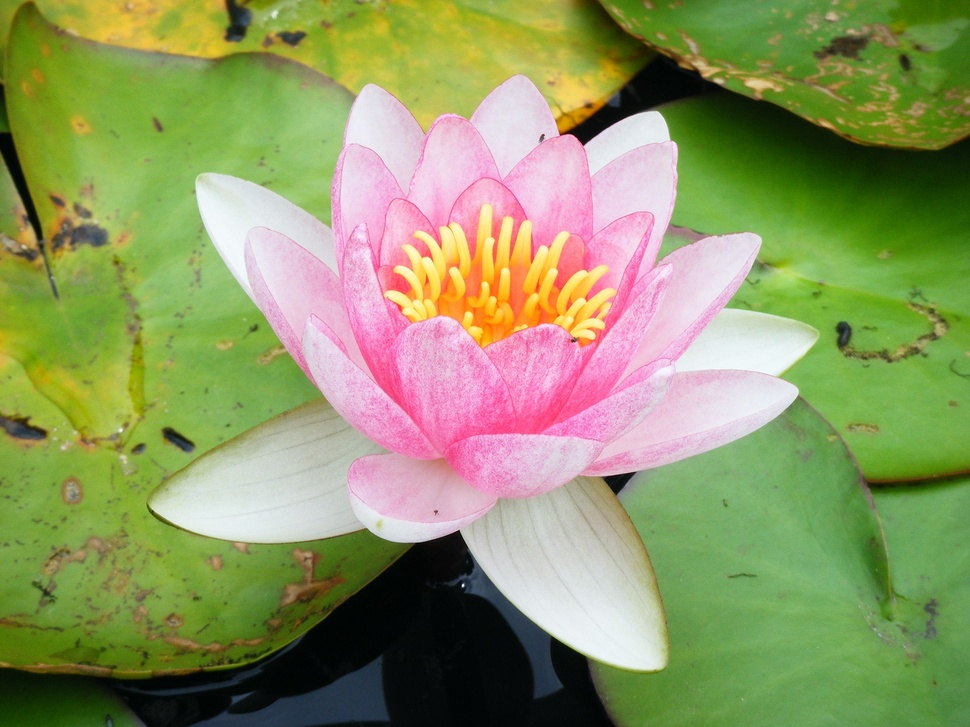
//> input picture FingerPrint/lotus.jpg, 970 x 727 px, shrunk from 2560 x 1920 before the run
$ ./FingerPrint   (built with g++ and OpenCV 4)
//> lines starting //> are read from the running program, lines starting //| are printed output that depends on the picture
### FingerPrint/Normalization.h
#ifndef NORMALIZATION_H
#define NORMALIZATION_H

#pragma once
#include <cmath>
#include <cstdint>
#include <iostream>
#include <opencv2/core/mat.hpp>

uint8_t normalize_pixel(uint8_t, double, double, double, double);
cv::Mat normalize(cv::Mat, double, double);
double meanOfImg(cv::Mat);
double stdOfImg(cv::Mat);

#endif // NORMALIZATION_H

### FingerPrint/Normalization.cpp
#include "Normalization.h"

uint8_t normalize_pixel(uint8_t x, double v0, double v, double m, double m0)
{
	uint8_t dev_coeff = (uint8_t) sqrt((v0 * (pow((uint8_t)(x - m), 2))) / v);
	if (x > m)
	{
		return m0 + dev_coeff;
	}
	return m0 - dev_coeff;

}

cv::Mat normalize(cv::Mat image, double m0, double v0)
{
	double m = meanOfImg(image);
	double v = pow(stdOfImg(image), 2);
	int row = image.rows;
	int col = image.cols;
	cv::Mat normalized;
	image.copyTo(normalized);
	for (int i = 0; i < row; i++) {
		for (int j = 0; j < col; j++) {
			normalized.at<uint8_t>(i, j) = normalize_pixel(image.at<uint8_t>(i, j), v0, v, m, m0);
		}
	}
	return normalized;
}

double meanOfImg(cv::Mat image)
{
	double result = 0.0;
	for (int i = 0; i < image.rows; i++) {
		for (int j = 0; j < image.cols; j++) {
			result += image.at<uint8_t>(i, j);
		}
	}
	result = (result / (image.cols * image.rows));
	return result;
}

double stdOfImg(cv::Mat image)
{
	double result = 0.0;
	double mean = meanOfImg(image);
	for (int i = 0; i < image.rows; i++) {
		for (int j = 0; j < image.cols; j++) {
			result += pow(image.at<uint8_t>(i, j) - mean, 2);
		}
	}
	return (double)sqrt(result / (image.rows * image.cols - 1));
}

### FingerPrint/FingerPrint.cpp
#include <opencv2/dnn.hpp>
#include <opencv2/imgproc.hpp>
#include <opencv2/highgui.hpp>
#include <opencv2/core/cuda.hpp>

#include <iostream>

#include "Normalization.h"


int main() {


	cv::Mat image = cv::imread("lotus.jpg");
//> image is the input picture: 727 rows x 970 cols, CV_8UC3; mean B, G, R 98.8, 150.8, 141.9
	if (image.empty()) {
		return -1;
	}

	cv::Mat gray_image;
	cvtColor(image, gray_image,cv::COLOR_BGR2GRAY);
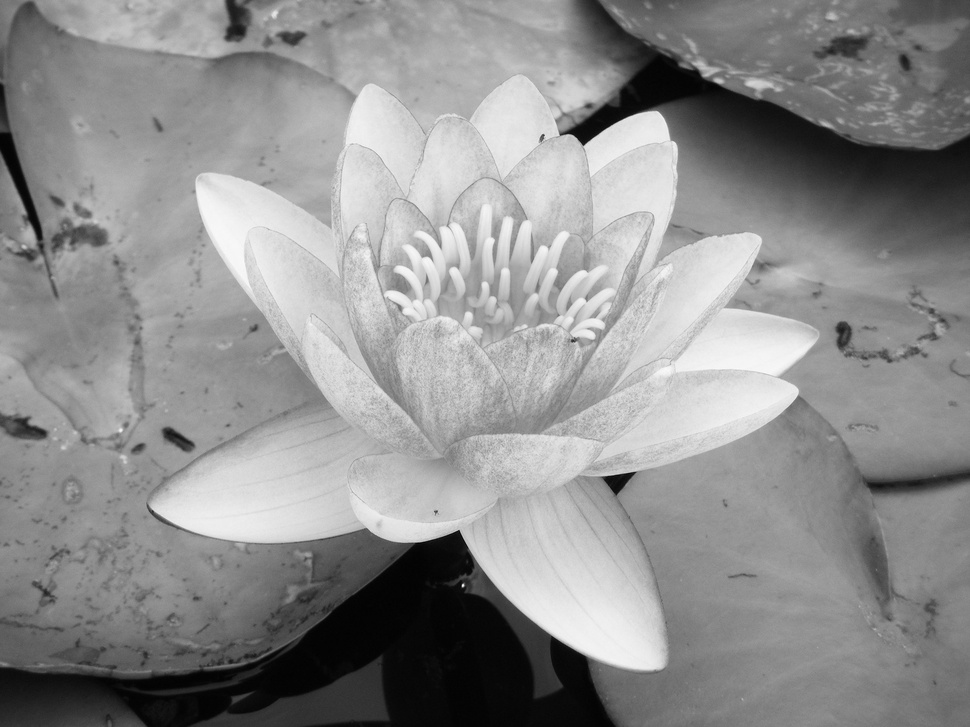
//> gray_image: 727 rows x 970 cols, CV_8UC1; min 1, max 252, mean 142.2

	double meanImg = meanOfImg(gray_image);
//> the loop in meanOfImg, `for (int i = 0; i < image.rows; i++)` made 727 passes
//> result on passes 1 to 3: 124285, 248755, 373658
//> after the loop in meanOfImg, `for (int i = 0; i < image.rows; i++)`: result = 100297115
//> in meanOfImg, `result = (result / (image.cols * image.rows));`: result = 142.2
//> meanImg = 142.2
	std::cout << "Mean of image:" << meanImg << std::endl;
//| Mean of image:142.227
	double stdImg = stdOfImg(gray_image);
//> the loop in meanOfImg (call 2), `for (int i = 0; i < image.rows; i++)` made 727 passes
//> the loop in stdOfImg, `for (int i = 0; i < image.rows; i++)` made 727 passes
//> result on passes 1 to 3: 1355671.8, 2699320.5, 4035833.6
//> after the loop in stdOfImg, `for (int i = 0; i < image.rows; i++)`: result = 2.46e+09
//> stdImg = 59.02
	std::cout << "Standard deviation of image: " << stdImg << std::endl;
//| Standard deviation of image: 59.0238
	cv::Mat normalized = normalize(gray_image, 100, 100);
//> in normalize, `double m = meanOfImg(image);`: m = 142.2
//> the loop in stdOfImg (call 2), `for (int i = 0; i < image.rows; i++)` made 727 passes
//> in normalize, `double v = pow(stdOfImg(image), 2);`: v = 3483.8
//> after the loop in normalize, `for (int i = 0; i < row; i++)`:
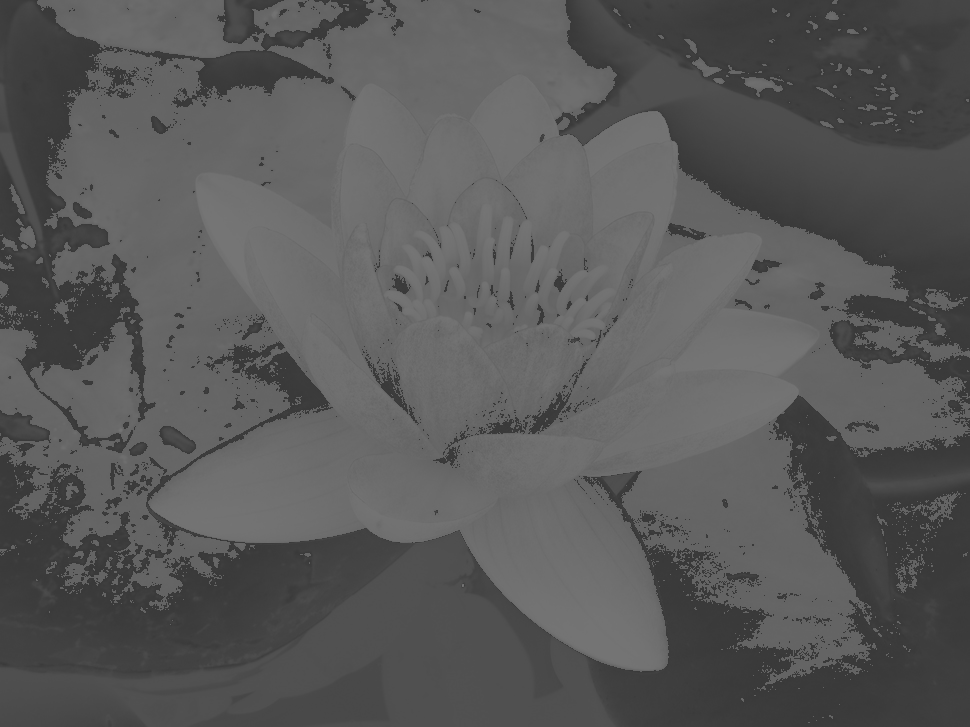
//> normalized: 727 rows x 970 cols, CV_8UC1; min 57, max 118, mean 88.6
	imshow("Normalized", normalized);
	cv::waitKey(0);
	cv::destroyWindow("Normalized");


	return 0;
}
